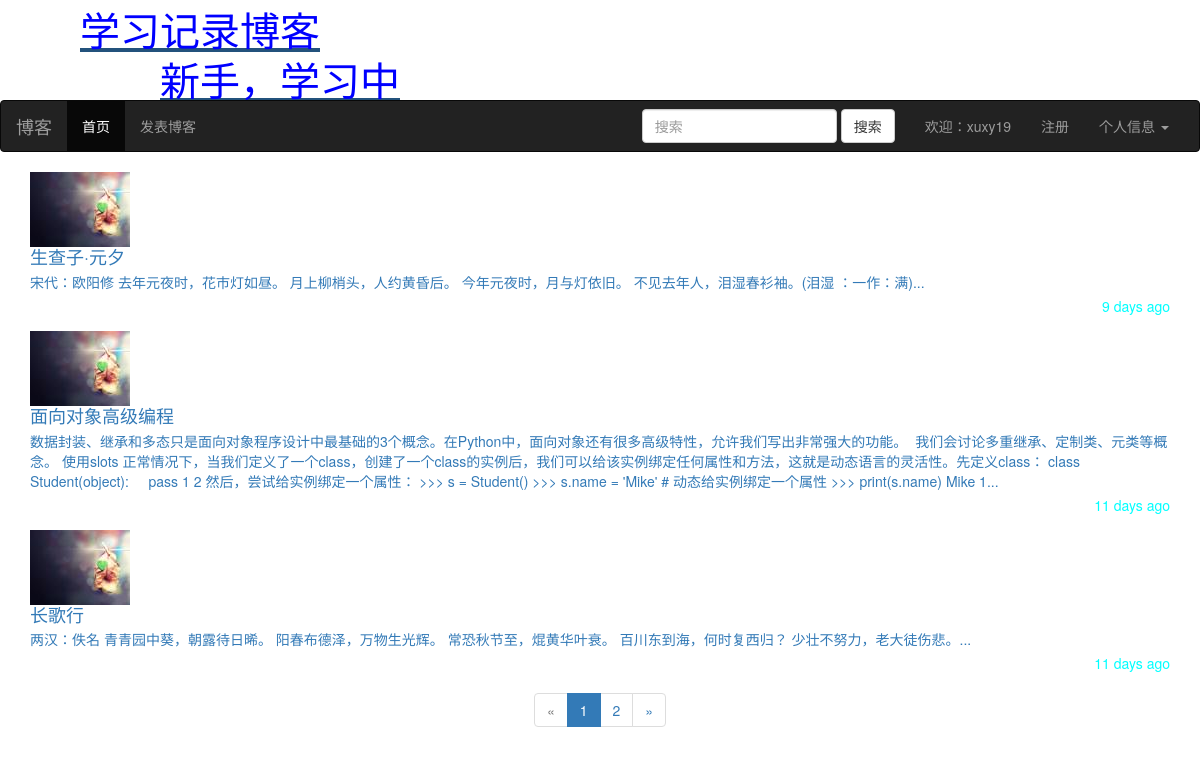
/search_my_posts/ (signed in), run on the app's committed database.
### app/models/user.py (models this page shows, shortened)
class User(UserMixin, db.Model, DB):
    id = db.Column(db.Integer, primary_key=True)
    username = db.Column(db.String(12), index=True)
    password_hash = db.Column(db.String(120))
    email = db.Column(db.String(50), index=True)
    age = db.Column(db.Integer, default=18)
    sex = db.Column(db.Boolean, default=True)
    timestamp = db.Column(db.DateTime, default=datetime.utcnow())  # 时间
    attention = db.Column(db.Text, default='0')
    icon = db.Column(db.String(70), default='default.jpg')
    confirm = db.Column(db.Boolean, default=False)  # 账号是否激活，默认未激活
    """
    posts 是当前user模型的关联属性，可以通过当前用户获取该用户发表的博客
    参数：
        Posts: 建立关联的模型
        backref: 给关联的模型添加字段属性 user
        lazy： 加载时机， 返回查询集，可以再次进行二次过滤：User.query+过滤器，如果
                不加lazy属性，则返回结果的列表
    """
    posts = db.relationship('Posts', backref='user', lazy='dynamic')
    comment = db.relationship(
        'Comment', backref='comment_user', lazy='dynamic')
    favorites = db.relationship('Posts', secondary='collections', backref=db.backref(
        'users', lazy='dynamic'), lazy='dynamic')
    @property
    def password(self):
        raise AttributeError('该属性不可读')

### app/models/posts.py (models this page shows)
class Posts(db.Model, DB):
    id = db.Column(db.Integer, primary_key=True)
    title = db.Column(db.String(50), index=True)
    article = db.Column(db.Text)
    pid = db.Column(db.Integer, default=0)  # 无限级分类，多级评论用，comment id
    path = db.Column(db.String(255), default='0,')
    visit = db.Column(db.Integer, default=0)  # 访问量
    timestamp = db.Column(db.DateTime, default=datetime.utcnow())  # 时间
    state = db.Column(db.Boolean, default=True)  # 是否设为他人可见
    uid = db.Column(db.Integer, db.ForeignKey('user.id'))  # 添加外键，可以通过博客获取作者，也可以通过作者查询博客
    comment = db.relationship('Comment', backref='post', lazy='dynamic')

### app/views/owncenter.py (the view)
@own.route('/search_my_posts/', methods=['POST', 'GET'])
def search_my_posts():
    from sqlalchemy import or_  # 导入或操作
    search_info = request.form.get('search', '')
    if not search_info:
        search_info = request.args.get('search', '')
    try:
        page = int(request.arges.get('search', 1))
    except:
        page = 1
    pagination = Posts.query.filter(or_(Posts.title.contains(search_info), Posts.article.contains(search_info)),
                                    Posts.uid == current_user.id).order_by \
        (Posts.timestamp.desc()).paginate(page, current_app.config['PAGE_NUM'], False)
    data = pagination.items
    return render_template('posts/search_detail.html', data=data, search_info=search_info, pagination=pagination)

### app/__init__.py (called while the page is built)
def add_filter(app):
    @app.template_filter()
    def showEllipsis(str, length=5):
        if len(str) > length:
            str = str[0:300] + '...'
        return str
    @app.template_filter()
    def replace_red(str, search_info):
        if str:
            str = str.replace(search_info, '<span style=color:red;>'+search_info+'</span>')
        return str

### app/models/user.py (called while the page is built)
@login_manager.user_loader  # 这个装饰器会自动查找最新的User对象
def user_loader(userid):
    return User.query.get(int(userid))

### app/templates/posts/search_detail.html (shortened to what this page needs)
{% extends'common/base.html' %}
{% block page_content %}
    {% for row in data %}
        <div class="media">
            <div class="media-left media-middle">
                <a href="#">
                    <img class="media-object" src="{{ url_for('static', filename='upload/'+row.user.icon, _external=True) }}" alt="...">
                </a>
            </div>
            <a href="{{ url_for('posts.posts_detail', id=row.id) }}">
                <div class="media-body">
                    <h4 class="media-heading">{{ row.title|replace_red(search_info)|safe }}</h4>
                    {{ row.article|striptags|showEllipsis|replace_red(search_info)|safe }}
                </div>
                </a>
                <br>
                <span style="float: right; font-size: 14px; color: aqua;">{{ moment(row.timestamp).fromNow() }}</span>
        </div>
    {% endfor %}
    {% from 'common/page_macro.html' import page_macro %}
    {{ page_macro('posts.search', pagination, search=search_info) }}
{% endblock %}

### app/templates/common/base.html (shortened to what this page needs)
{% extends 'bootstrap/base.html' %}
{% block navbar %}
        <a href="{{ url_for('main.index') }}">
        <div style="height: 50px; color: blue; font-size: 40px; margin-left: 80px">学习记录博客</div>
            <div style="font-size: 40px; height: 50px; color: blue; margin-left: 160px">新手，学习中</div></a>
    <nav class="navbar navbar-inverse">
        <div class="container-fluid">
            <div class="navbar-header">
                <a class="navbar-brand" href="#">博客</a>
            </div>
            <div class="collapse navbar-collapse" id="bs-example-navbar-collapse-1">
                <ul class="nav navbar-nav">
                    <li class="active"><a href="{{ url_for('main.index') }}">首页</a></li>
                    <li><a href="{{ url_for('posts.send_posts') }}">发表博客</a></li>
                </ul>
                <ul class="nav navbar-nav navbar-right">
                    <form class="navbar-form navbar-left" method="post" action="{{ url_for('posts.search') }}">
                        <div class="form-group">
                            <input type="text" class="form-control" placeholder="搜索" name="search">
                        </div>
                        <button type="submit" class="btn btn-default">搜索</button>
                    </form>
                    {% if current_user.is_authenticated %}
                        <li><a>欢迎：{{ current_user.username }}</a></li>
                    {% else %}
                        <li><a href="{{ url_for('user.login') }}">登陆</a></li>
                    {% endif %}
                    <li><a href="{{ url_for('user.register') }}">注册</a></li>
                    <li class="dropdown">
                        <a href="#" class="dropdown-toggle" data-toggle="dropdown" role="button"
                           aria-haspopup="true"
                           aria-expanded="false">个人信息 <span class="caret"></span></a>
                    </li>
                </ul>
            </div>
        </div>
    </nav>
{%- endblock navbar %}
{% block content %}
    <div class="container">
        {% block page_content %}
        {% endblock %}
    </div>
{% endblock %}

### data on the page
User: username "xuxy19"
Posts: icon (picture), title "生 查 子 · 元 夕", article|showEllipsis "宋 代 ： 欧 阳 修 去 年 元 夜 时 ， 花 市 灯 如 昼 。 月 上 柳 梢 头 ， 人 约 黄 昏 后 。 今 年 元 夜 时 ， 月 与 灯 依 旧 。 不 见 去 年 人 ， 泪 湿 春 衫 袖 。 ( 泪 湿 ： 一 作 ： 满 ) . . .", timestamp "9 days ago"
Posts: icon (picture), title "面 向 对 象 高 级 编 程", article|showEllipsis "数 据 封 装 、 继 承 和 多 态 只 是 面 向 对 象 程 序 设 计 中 最 基 础 的 3 个 概 念 。 在 P y t h o n 中 ， 面 向 对 象 还 有 很 多 高 级 特 性 ， 允 许 我 们 写 出 非 常 强 大 的 功 能 。 我 们 会 讨 论 多 重 继 承 、 定 制 类 、 元 类 等 概 念 。 使 用 s l o t s 正 常 情 况 下 ， 当 我 们 定 义 了 一 个 c l a s s ， 创 建 了 一 个 c l a s s 的 实 例 后 ， 我 们 可 以 给 该 实 例 绑 定 任 何 属 性 和 方 法 ， 这 就 是 动 态 语 言 的 灵 活 性 。 先 定 义 c l a s s ： c l a s s S t u d e n t ( o b j e c t ) : p a s s 1 2 然 后 ， 尝 试 给 实 例 绑 定 一 个 属 性 ： > > > s = S t u d e n t ( ) > > > s . n a m e = ' M i k e ' # 动 态 给 实 例 绑 定 一 个 属 性 > > > p r i n t ( s . n a m e ) M i k e 1 . . .", timestamp "11 days ago"
Posts: icon (picture), title "长 歌 行", article|showEllipsis "两 汉 ： 佚 名 青 青 园 中 葵 ， 朝 露 待 日 晞 。 阳 春 布 德 泽 ， 万 物 生 光 辉 。 常 恐 秋 节 至 ， 焜 黄 华 叶 衰 。 百 川 东 到 海 ， 何 时 复 西 归 ？ 少 壮 不 努 力 ， 老 大 徒 伤 悲 。 . . .", timestamp "11 days ago"

### other printed values
{{ page }} "1" "2"
